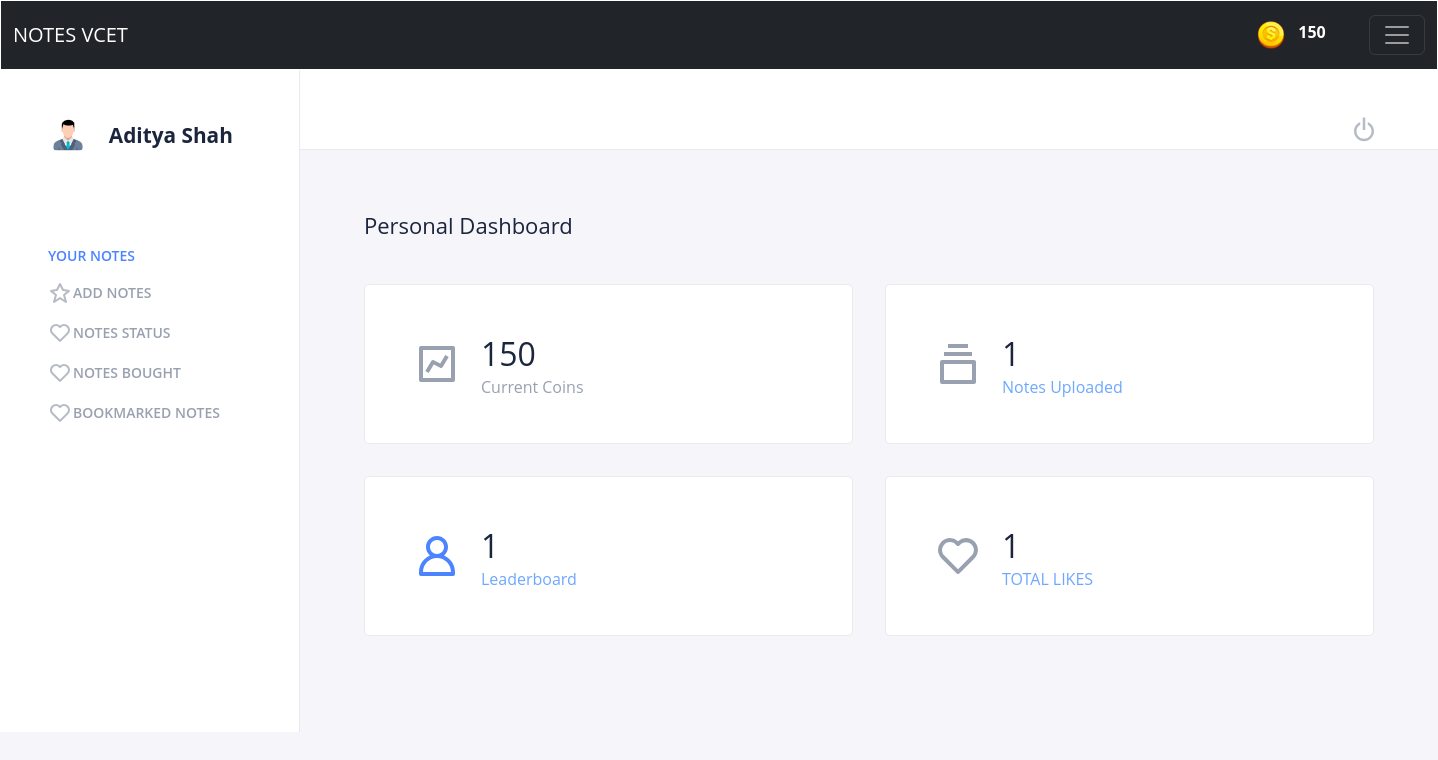
The app's page /dashboard/ (signed in) with its own data.
### blogapp/models.py (models this page shows, shortened)
class UserAccount(AbstractBaseUser, PermissionsMixin):
    email = models.CharField(max_length = 50,unique=True)
    name = models.CharField(max_length=200)
    is_active = models.BooleanField(default=True)
    is_mod = models.BooleanField(default=False)
    is_nUser = models.BooleanField(default=True)
    is_staff = models.BooleanField(default=False)
    coins_scored = models.IntegerField(default=100,null=True,blank=True)
    rank = models.IntegerField(default=0)
    bookmarks = models.ManyToManyField('blogapp.Notes', blank=True)
    objects = UserAccountManager()
    USERNAME_FIELD = 'email'
    REQUIRED_FIELDS = ['name']

### blogapp/views.py (the view)
# urls.py: path('dashboard/', views.dashboard,name='dashboard'),
@login_required(login_url='/login/')
def dashboard(request):
    user_id=request.user.id
    user = UserAccount.objects.get(id=user_id)
    rank = UserAccount.objects.filter(coins_scored__gt=user.coins_scored).aggregate(rank=Count('coins_scored'))['rank'] + 1
    notes = Notes.objects.filter(author = request.user,status=True)
    note_likes = notes.annotate(likes_count=Count('likes')).aggregate(total_likes=Sum('likes_count'))['total_likes']
    context = {
        'notes' : notes,
        'note_likes':note_likes,
        'rank':rank,
    }
    return render(request,'main/dashboard.html',context)

### templates/main/dashboard.html (shortened to what this page needs)
{% extends 'index.html' %}
{% load static %}
{% block content %}
<!DOCTYPE html>
<html lang="en">
  <head>
    <link
      rel="stylesheet"
      href="https://cdnjs.cloudflare.com/ajax/libs/normalize/5.0.0/normalize.min.css"
    />
    <link
      rel="stylesheet"
      href="https://cdnjs.cloudflare.com/ajax/libs/font-awesome/4.7.0/css/font-awesome.min.css"
    />
    <link rel="stylesheet" href="{% static 'css/dashboard.css' %}" />
  </head>
  <body>
    <div class="dashboard">
      <aside class="search-wrap">
        <div class="user-actions">
          <button>
          <a href="{% url 'logout' %}">
            <button style="margin-left: 1000px; ">
              <svg
                xmlns="http://www.w3.org/2000/svg"
                width="30"
                height="30"
                viewBox="0 0 24 24"
              >
                <path
                  d="M12 21c4.411 0 8-3.589 8-8 0-3.35-2.072-6.221-5-7.411v2.223A6 6 0 0 1 18 13c0 3.309-2.691 6-6 6s-6-2.691-6-6a5.999 5.999 0 0 1 3-5.188V5.589C6.072 6.779 4 9.65 4 13c0 4.411 3.589 8 8 8z"
                />
                <path d="M11 2h2v10h-2z" />
              </svg>
            </button>
          </a>
        </div>
      </aside>
      <header class="menu-wrap">
        <figure class="user">
          <div class="user-avatar">
            <img src="{% static 'images/user.png' %}" lt="Amanda King" />
          </div>
          <figcaption>{{user.name}}</figcaption>
        </figure>
        <nav>
          <section class="dicover">
            <h3>YOUR NOTES</h3>
            <ul>
              <li>
                <a href="{% url 'addNotes' %}">
                  <svg
                    xmlns="http://www.w3.org/2000/svg"
                    href="{% url 'addNotes' %}"
                    width="24"
                    height="24"
                    viewBox="0 0 24 24"
                  >
                    <path
                      d="M6.855 14.365l-1.817 6.36a1.001 1.001 0 0 0 1.517 1.106L12 18.202l5.445 3.63a1 1 0 0 0 1.517-1.106l-1.817-6.36 4.48-3.584a1.001 1.001 0 0 0-.461-1.767l-5.497-.916-2.772-5.545c-.34-.678-1.449-.678-1.789 0L8.333 8.098l-5.497.916a1 1 0 0 0-.461 1.767l4.48 3.584zm2.309-4.379c.315-.053.587-.253.73-.539L12 5.236l2.105 4.211c.144.286.415.486.73.539l3.79.632-3.251 2.601a1.003 1.003 0 0 0-.337 1.056l1.253 4.385-3.736-2.491a1 1 0 0 0-1.109-.001l-3.736 2.491 1.253-4.385a1.002 1.002 0 0 0-.337-1.056l-3.251-2.601 3.79-.631z"
                    />
                  </svg>
                  ADD NOTES
                </a>
              </li>
              <li>
                <a href="{% url 'status' %}">
                  NOTES STATUS
                </a>
              </li>
               <li>
                <a href="{% url 'notesbought' %}">
                  NOTES BOUGHT
                </a>
              </li>
              <li>
                <a href="{% url 'bookmark' %}">
                  BOOKMARKED NOTES
                </a>
              </li>
            </ul>
          </section>
        </nav>
      </header>
      <main class="content-wrap">
        <header class="content-head">
          <h1>Personal Dashboard</h1>
        </header>
        <div class="content">
          <section class="info-boxes">
            <div class="info-box">
              <div class="box-icon">
              </div>
              <div class="box-content">
                <span class="big">{{request.user.coins_scored}}</span>
                Current Coins
              </div>
            </div>
            <div class="info-box">
              <div class="box-icon">
                <svg
                  xmlns="http://www.w3.org/2000/svg"
                  width="48"
                  height="48"
                  viewBox="0 0 24 24"
                >
                  <path
                    d="M20 10H4a1 1 0 0 0-1 1v10a1 1 0 0 0 1 1h16a1 1 0 0 0 1-1V11a1 1 0 0 0-1-1zm-1 10H5v-8h14v8zM5 6h14v2H5zM7 2h10v2H7z"
                  />
                </svg>
              </div>
              <div  class="box-content">
                <a href="{% url 'notesuploded' %}" style="text-decoration: none;">
                  <span class="big">{{notes.count}}</span>
                Notes Uploaded
                </a>
              </div>
            </div>
            <div class="info-box active">
              <div class="box-icon">
              </div>
              <div class="box-content">
                <a href="{% url 'leaderboard' %}" style="text-decoration: none;">
                <span class="big">{{user.rank}}</span>
                Leaderboard
              </div></a>
            </div>
            <div class="info-box">
              <div class="box-icon">
              </div>
              <div class="box-content">
                <a href="{% url 'noteslikes' %}" style="text-decoration: none;">
                <span class="big">{{note_likes}}</span>
                TOTAL LIKES
              </div></a>
            </div>
          </section>
        </div>
      </main>
    </div>
  </body>
</html>
{% endblock %}

### templates/components/header.html (shortened to what this page needs)
{% load static %}
<link rel="stylesheet" href="{% static 'css/darkmode.css' %}">
<link rel="stylesheet" href="{% static 'css/new.js' %}">
<nav class="navbar navbar-dark bg-dark  ">
    <div class="container-fluid">
      <a class="navbar-brand" href="{% url 'notes' %}">NOTES VCET</a>
      <table class="coins">
        <th>
          <img src="{% static 'images/coin.png' %}" alt="">
        </th>
        <th>
      <p class="cna" style="color: white;">{{ user.coins_scored }}</p>
    </th>
    </table>
      <button class="navbar-toggler" type="button" data-bs-toggle="collapse" data-bs-target="#navbarSupportedContent" aria-controls="navbarSupportedContent" aria-expanded="false" aria-label="Toggle navigation">
        <span class="navbar-toggler-icon"></span>
      </button>
    </div>
  </nav>

### static/css/dashboard.css (style rules this page uses)
* { box-sizing: border-box; }
html, body { color: #99a0b0; width: 100%; height: 100%; background: #f5f5fa; font-size: 16px; line-height: 120%; font-family: Open Sans, Helvetica, sans-serif; }
.dashboard { display: grid; width: 100%; height: 100%; grid-gap: 0; grid-template-columns: 300px auto; grid-template-rows: 80px auto; grid-template-areas: 'menu search' 'menu content'; }
.search-wrap { grid-area: search; background: #fff; border-bottom: 1px solid #ede8f0; display: flex; align-items: center; justify-content: space-between; padding: 0 3em; }
.search-wrap .user-actions button { border: 0; background: none; width: 32px; height: 32px; margin: 0; padding: 0; margin-left: 0.5em; }
.search-wrap .user-actions button svg { position: relative; top: 2px; }
.menu-wrap { grid-area: menu; padding-bottom: 3em; overflow: auto; background: #fff; border-right: 1px solid #ede8f0; }
.menu-wrap .user { height: 130px; display: flex; align-items: center; justify-content: flex-start; margin: 0; padding: 0 3em; }
.menu-wrap .user .user-avatar { width: 40px; height: 40px; border-radius: 50%; overflow: hidden; }
.menu-wrap .user .user-avatar img { display: block; width: 100%; height: 100%; -o-object-fit: cover; object-fit: cover; }
.menu-wrap .user figcaption { margin: 0; padding: 0 0 0 1em; color: #1b253d; font-weight: 700; font-size: 1.3em; line-height: 100%; }
.menu-wrap nav { display: block; padding: 0 3em; }
.menu-wrap nav section { display: block; padding: 3em 0 0; }
.menu-wrap nav h3 { margin: 0; font-size: 0.875em; text-transform: uppercase; color: #4b84fe; font-weight: 600; }
.menu-wrap nav ul { display: block; padding: 0; margin: 0; }
.menu-wrap nav li { display: block; padding: 0; margin: 1em 0 0; }
.menu-wrap nav li a { display: flex; align-items: center; justify-content: flex-start; color: #99a0b0; text-decoration: none; font-weight: 600; font-size: 0.875em; transition: color 0.15s ease; }
.menu-wrap nav li a svg { display: block; margin-right: 1px; }
.content-wrap { grid-area: content; padding: 4em; overflow: auto; }
.content-wrap .content-head { display: flex; align-items: center; justify-content: space-between; }
.content-wrap .content-head h1 { font-size: 1.375em; line-height: 100%; color: #1b253d; font-weight: 500; margin: 0; padding: 0; }
.content-wrap .info-boxes { padding: 3em 0 2em; display: grid; grid-template-columns: repeat(auto-fill, minmax(480px, 1fr)); grid-gap: 2em; }
.content-wrap .info-boxes .info-box { background: #fff; height: 160px; display: flex; align-items: center; justify-content: flex-start; padding: 0 3em; border: 1px solid #ede8f0; border-radius: 5px; }
.content-wrap .info-boxes .info-box .box-icon svg { display: block; width: 48px; height: 48px; }
.content-wrap .info-boxes .info-box .box-content { padding-left: 1.25em; white-space: nowrap; }
.content-wrap .info-boxes .info-box .box-content .big { display: block; font-size: 2em; line-height: 150%; color: #1b253d; }

### templates/components/header.html (style rules this page uses)
.navbar { border: 0.2px solid white; }
.coins { margin-left: 75%; width: 3px; }
.cna { margin-top: 12px; font-weight: bol; }

### records on screen
UserAccount: coins_scored "150", name "Aditya Shah", user.coins_scored "150", rank "1"

### other values on screen
{{ notes.count }} "1"
{{ note_likes }} "1"
